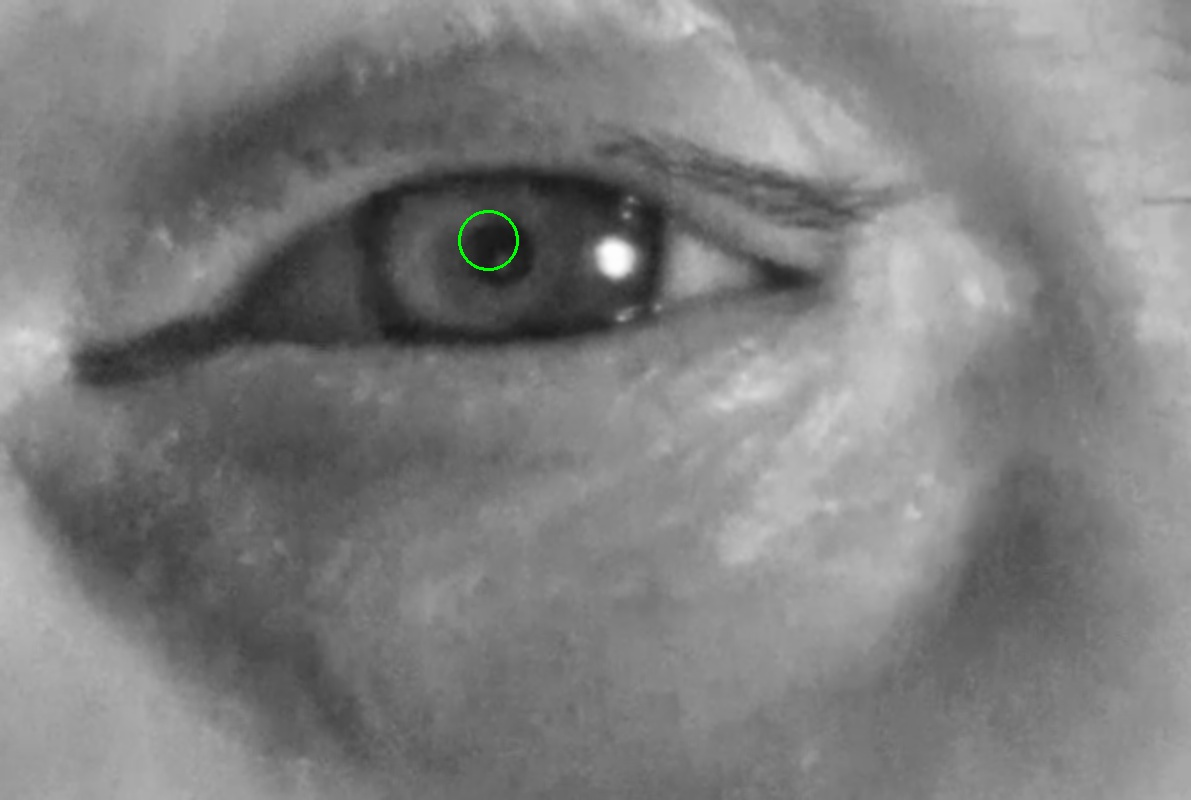
#> input picture resources/10.jpg, 1191 x 800 px
$ python -i preProcessing.py   (imports and definitions only)
#> lines starting #> are read from the running program, lines starting #| are printed output that depends on the picture
#> further down, picture is the input picture: shape (800, 1191, 3); mean B, G, R 126.7, 126.9, 126.7
#! /usr/env python

import numpy as np
import cv2
import math


# height shrinkage ratio
H_RATIO = 0.13
# width shrinkage ratio
W_RATIO = 0.1

# ===Description: ----------------------------------------------------------------------------------
# Applies equalization to the image
# ---Arguments: ------------------------------------------------------------------------------------
# img:	2-dimensional matrix (image)
# --------------------------------------------------------------------------------------------------
def createClare(img):

    image = img

    channelB = image[: , :, 0]
    channelG = image[: , :, 1]
    channelR = image[: , :, 2]

    # create a CLAHE object(Contrast Limited Adaptive Histogram Equalization)
    clahe = cv2.createCLAHE(clipLimit=2.0, tileGridSize=(8, 8))
    cl1 = clahe.apply(channelB)
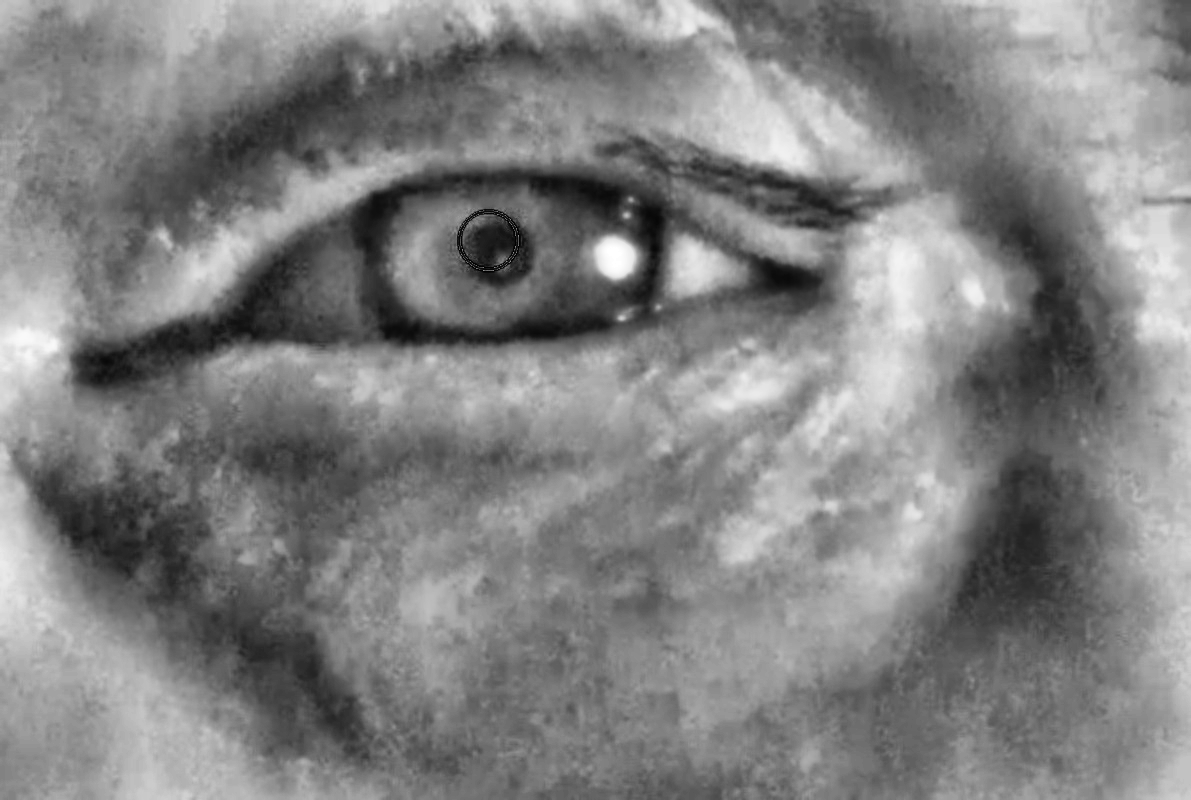
#> cl1: shape (800, 1191); min 1, max 255, mean 129.1

    clahe1 = cv2.createCLAHE(clipLimit=2.0, tileGridSize=(8, 8))
    cl2 = clahe1.apply(channelG)

    clahe2 = cv2.createCLAHE(clipLimit=2.0, tileGridSize=(8, 8))
    cl3 = clahe2.apply(channelR)

    result = cv2.merge((cl1, cl2, cl3))

    return result

# ===Description: ----------------------------------------------------------------------------------
# Applies erosion to the image
# ------ Arguments: --------------------------------------------------------------------------------
# image:	2-dimensional matrix (image)
# --------------------------------------------------------------------------------------------------
# [66 lines left out: functions erosion, cut_eye_pos, run, not called in this run]


>>> import cv2
>>> picture = cv2.imread('resources/10.jpg')
>>> result = createClare(picture)

$ run again, on resources/4.jpg
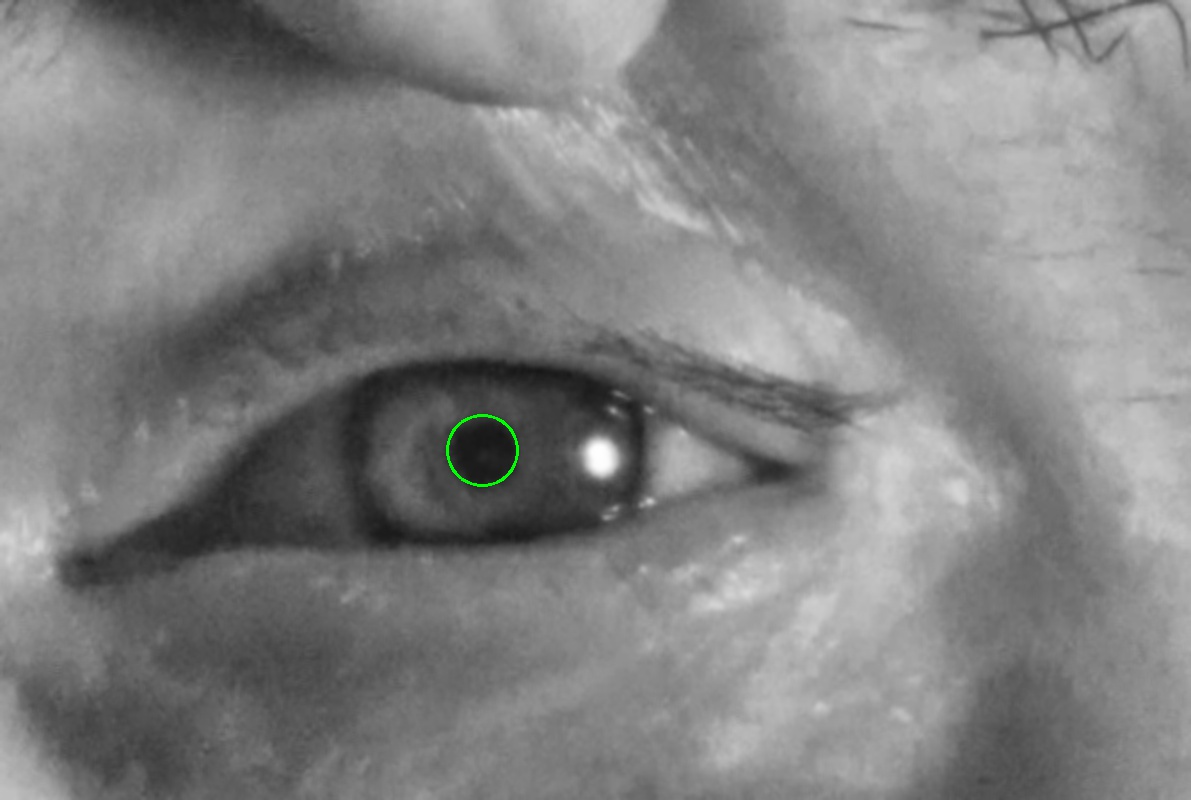
#> input picture resources/4.jpg, 1191 x 800 px
#> picture is the input picture: shape (800, 1191, 3); mean B, G, R 128.9, 129.1, 128.9
#> in createClare, `cl1 = clahe.apply(channelB)`:
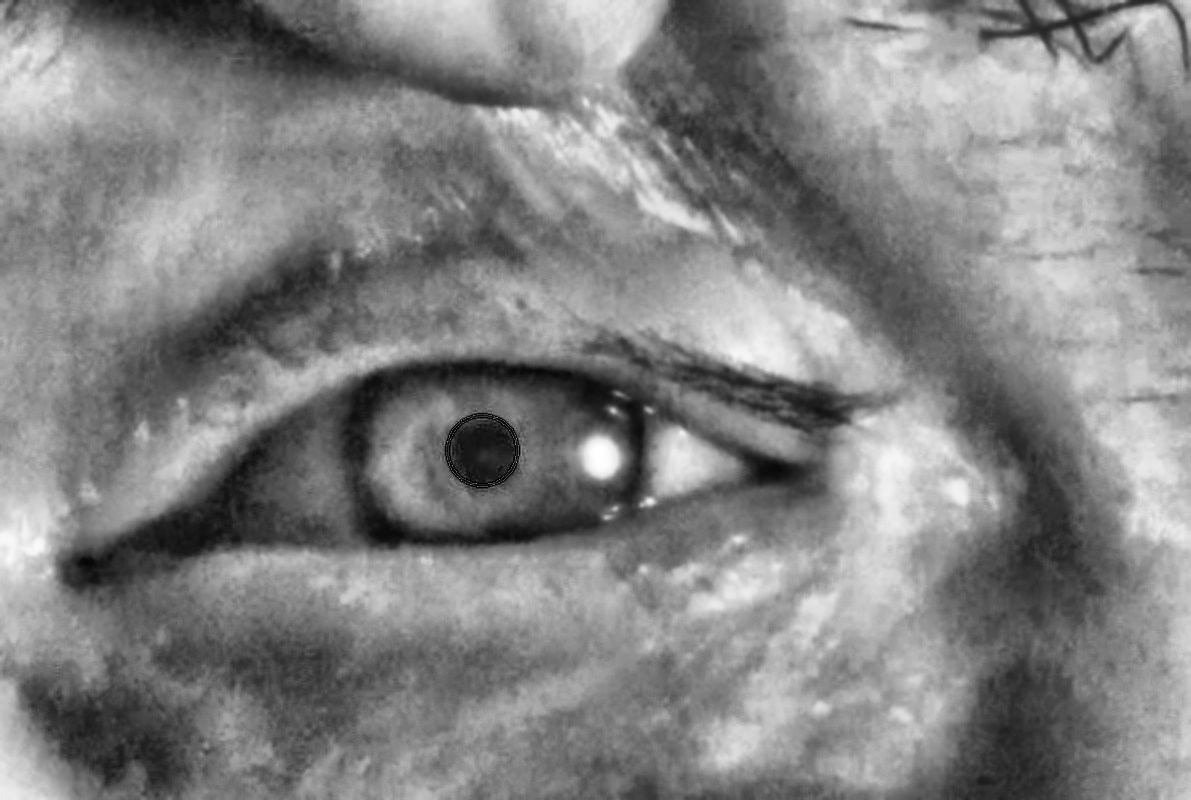
#> cl1: shape (800, 1191); min 1, max 255, mean 130.6
